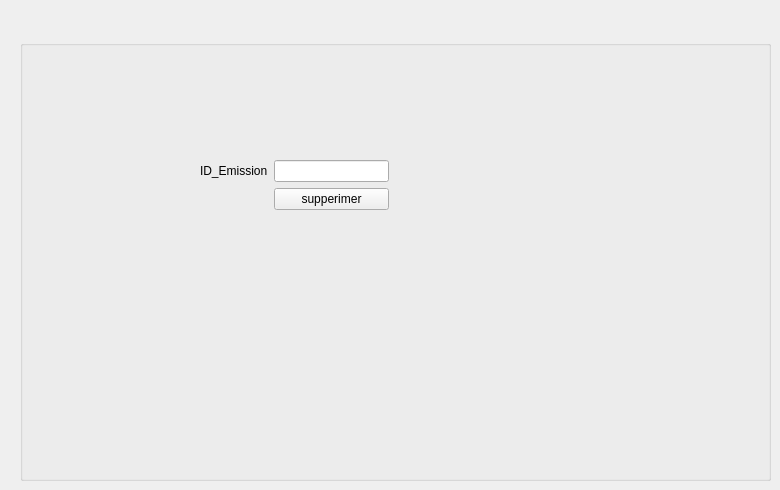
    <widget class="QWidget" name="tab_3">
     <attribute name="title">
      <string>Eliminer Emission</string>
     </attribute>
     <widget class="QGroupBox" name="groupBox_3">
      <property name="geometry">
       <rect>
        <x>20</x>
        <y>40</y>
        <width>751</width>
        <height>441</height>
       </rect>
      </property>
      <property name="styleSheet">
       <string notr="true"/>
      </property>
      <property name="title">
       <string/>
      </property>
      <widget class="QWidget" name="">
       <property name="geometry">
        <rect>
         <x>180</x>
         <y>120</y>
         <width>189</width>
         <height>54</height>
        </rect>
       </property>
       <layout class="QFormLayout" name="formLayout_5">
        <item row="0" column="0">
         <widget class="QLabel" name="label_10">
          <property name="text">
           <string>ID_Emission</string>
          </property>
         </widget>
        </item>
        <item row="0" column="1">
         <widget class="QLineEdit" name="le_ID_Emission_supp"/>
        </item>
        <item row="1" column="1">
         <widget class="QPushButton" name="pushButton">
          <property name="text">
           <string>supperimer</string>
          </property>
          <property name="icon">
           <iconset resource="../image/image2.qrc">
            <normaloff>:/new/prefix1/trash.png</normaloff>:/new/prefix1/trash.png</iconset>
          </property>
         </widget>
        </item>
       </layout>
      </widget>
     </widget>
    </widget>
